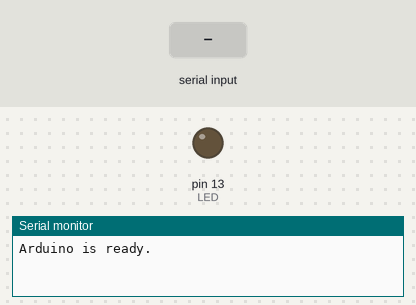
This program was run on a simulated Arduino Uno, built with avr-gcc and run on an emulated ATmega328P. On the bench: output pins drawn as LEDs (lit = HIGH), the last lines printed to the serial monitor. The inputs (shaded band) are chosen by the test bench.

Above: at 1.2 s.
1.3 s: "ON\n" received over Serial
At 1.7 s:
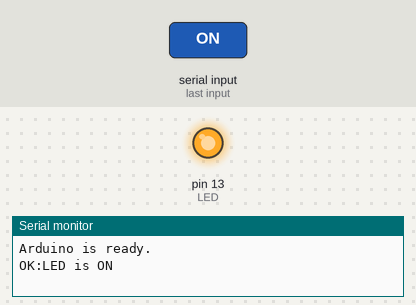
2.8 s: "OFF\n" received over Serial
At 4.4 s:
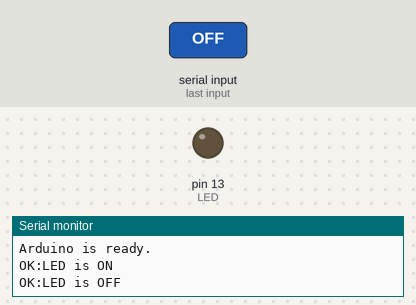
Timing chart, 0 to 5.9 s (numbered marks = the images above; inputs shaded):
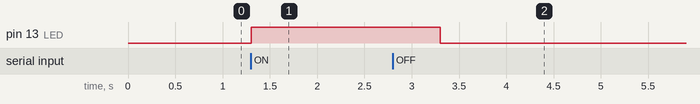

Measured:
- after the input at 1.3 s, pin 13 (LED): LOW → HIGH at once
- after the input at 2.8 s, pin 13 (LED): HIGH → LOW after 0.50 s

The program:

main.cpp
```cpp
#include <Arduino.h>

// put function declarations here:
int LED = 13; //led pin number
int dl = 2000; //delay time in milliseconds
void setup() {
  Serial.begin(9600);
  Serial.setTimeout(50);//wait for 50ms for the serial data to arrive then stop waiting
  pinMode(LED, OUTPUT);//led 13 is set to output
  Serial.println("Arduino is ready.");

  // put your setup code here, to run once:

}

void loop() {
  if (Serial.available() > 0) {//check if data is available to read
    String cmd = Serial.readStringUntil('\n');//read the data till \n
    cmd.trim();//remove any unnecessary whitespace from the command
    if (cmd == "ON") {
      digitalWrite(LED, HIGH);
      Serial.println("OK:LED is ON");
      delay(dl);
    } else if (cmd == "OFF") {
      digitalWrite(LED, LOW);
      Serial.println("OK:LED is OFF");
      delay(dl);
    } else {
      Serial.println("ERR:UNKNOWN CMD");
      delay(dl);
    }

  }

}

// put function definitions here:
```
